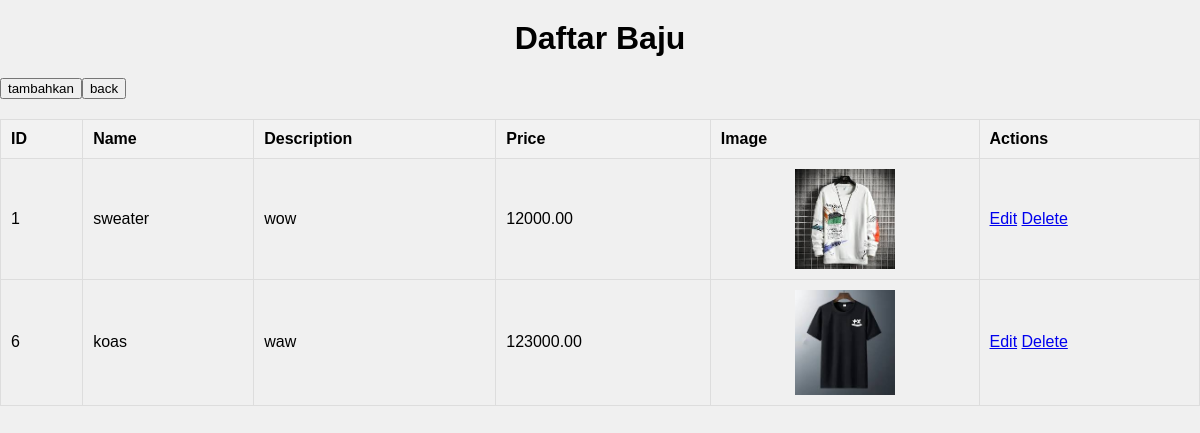
The app's page /adminpenambah/admin.php with its own data.
### tables this page shows
CREATE TABLE `baju` (
  `id_baju` int(11) NOT NULL,
  `name` varchar(255) NOT NULL,
  `description` text NOT NULL,
  `price` decimal(10,2) NOT NULL,
  `image` varchar(255) NOT NULL
);

### adminpenambah/admin.php (the view, shortened to what this page needs)
<?php
$servername = "localhost";
$username = "root";
$password = "";
$dbname = "toko baju";
$conn = new mysqli($servername, $username, $password, $dbname);
$sql = "SELECT * FROM baju";
$result = $conn->query($sql);
?>
<!DOCTYPE html>
<html lang="en">
<head>
    <link rel="stylesheet" href="admin.css">
</head>
<body>
    <h1>Daftar Baju</h1>
    <table border="1">
    <a href="adminbaju.php"><button>tambahkan</button></a>
    <a href="../admin/admin.php"><button>back</button></a>
        <tr>
            <th>ID</th>
            <th>Name</th>
            <th>Description</th>
            <th>Price</th>
            <th>Image</th>
            <th>Actions</th>
        </tr>
        <?php while($row = $result->fetch_assoc()): ?>
        <tr>
            <td><?php echo $row['id_baju']; ?></td>
            <td><?php echo $row['name']; ?></td>
            <td><?php echo $row['description']; ?></td>
            <td><?php echo $row['price']; ?></td>
            <td><img src="<?php echo $row['image']; ?>" alt="<?php echo $row['name']; ?>" width="100"></td>
            <td>
                <a href="edit.php?id=<?php echo $row['id_baju']; ?>">Edit</a>
                <a href="admin.php?delete=<?php echo $row['id_baju']; ?>" onclick="return confirm('Are you sure?')">Delete</a>
            </td>
        </tr>
        <?php endwhile; ?>
    </table>
</body>
</html>

### adminpenambah/admin.css (style rules this page uses)
body { font-family: Arial, sans-serif; background-color: #f0f0f0; margin: 0; padding: 0; }
h1 { text-align: center; margin-top: 20px; }
table { width: 100%; border-collapse: collapse; margin-top: 20px; }
th, td { padding: 10px; border: 1px solid #ddd; text-align: left; }
th { background-color: #f2f2f2; }
td img { max-width: 100px; height: auto; display: block; margin: auto; }

### records on screen
baju: id_baju "1", name "sweater", description "wow", price "12000.00", image (picture)
baju: id_baju "6", name "koas", description "waw", price "123000.00", image (picture)
